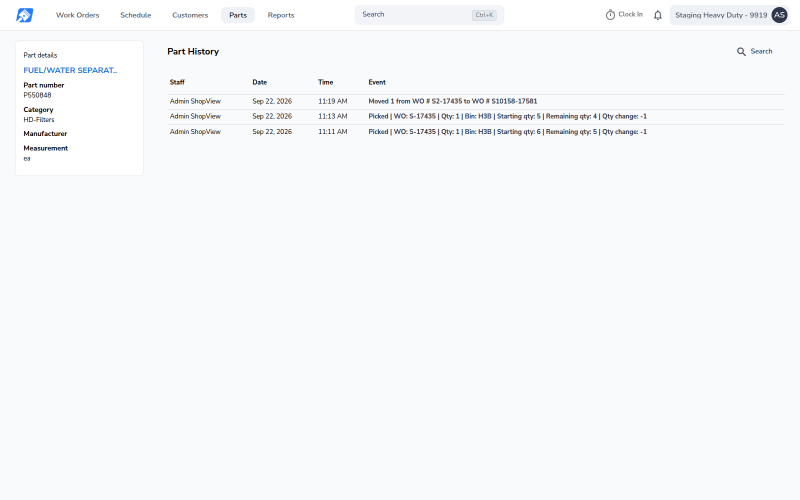
#> input picture build/sv10158-split-part-history-2026-09-22/ev/H1-move-history.png, 1600 x 1000 px, given in place of Q2-history-after.png, which was not available (shown at 1/2 size)
$ python ex1.py
#> lines starting #> are read from the running program, lines starting #| are printed output that depends on the picture; pictures that were not available may be replaced by others from this repository, and a replacement may not be noted
from PIL import Image, ImageDraw, ImageFont
F="/usr/share/fonts/truetype/dejavu/DejaVuSans.ttf"; FB="/usr/share/fonts/truetype/dejavu/DejaVuSans-Bold.ttf"
def f(s,b=False): return ImageFont.truetype(FB if b else F, s)
RED=(190,30,30); GRN=(20,135,60)
W=1760

# (file, crop, event-col x in ORIGINAL px, row1 y-range in ORIGINAL px)
PANELS=[
 ("/tmp/sv10158/Q2-history-after.png",(460,150,2380,272),1556,(190,246),RED,
  "BEFORE  —  PRODUCTION  (build v26.36.9-8d1613f)",
  "part 1238213 · picked onto work order S2-811, then that line was split onto a new work order",
  "Part History still shows only the pick — nothing records that the part changed work order."),
 ("/tmp/sv10158/B3-history-after.png",(420,150,2180,392),958,(190,220),GRN,
  "AFTER  —  FIX BRANCH sv10158  (build v26.36.9-58de7bb)",
  "part MD668D · picked onto work order S2-17435, then that line was split onto a new work order",
  "A new entry appears at the top:  “Moved 2 from WO # S2-17435 to WO # S10158-17581”"),
]

img=Image.new("RGB",(W,1400),"white"); d=ImageDraw.Draw(img); y=14
#> after `img = Image.new('RGB', (W, 1400), 'white')`: img: PIL image 1760x1400 RGB; every value is 255
d.text((0,y),"SV-10158  —  split a work order, then look at the part's history",font=f(33,True),fill=(15,15,15)); y+=45
d.text((0,y),"Same action on both builds: a line carrying a picked inventory part is split onto a new work order, then the part's Part History is opened.",font=f(18),fill=(90,90,90)); y+=25
d.text((0,y),"Captured 22 September 2026. Each build has its own data, so the part and the work-order numbers differ; the action is identical.",font=f(18),fill=(90,90,90)); y+=42

for path,crop,ex,(ry0,ry1),col,title,sub,verdict in PANELS:
    im=Image.open(path).crop(crop); s=W/im.size[0]
#> after `im = Image.open(path).crop(crop)`:
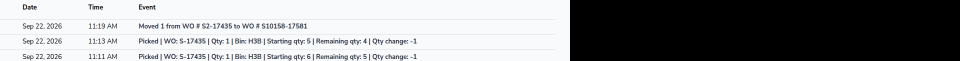
#> im: PIL image 1920x122 RGB (shown at 1/2 size); mean R, G, B 141.5, 142.2, 143.2
#> after `s = W / im.size[0]`: s = 0.917
    im=im.resize((W,int(im.size[1]*s)),Image.LANCZOS)
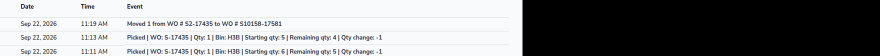
#> im: PIL image 1760x111 RGB (shown at 1/2 size); mean R, G, B 141.4, 142.1, 143.1
    d.text((0,y),title,font=f(23,True),fill=col); y+=30
    d.text((0,y),sub,font=f(18),fill=(70,70,70)); y+=26
    d.text((0,y),"▶  "+verdict,font=f(20,True),fill=col); y+=31
    img.paste(im,(0,y)); d.rectangle([0,y,W-1,y+im.size[1]-1],outline=(205,205,205),width=1)
#> after `img.paste(im, (0, y))`:
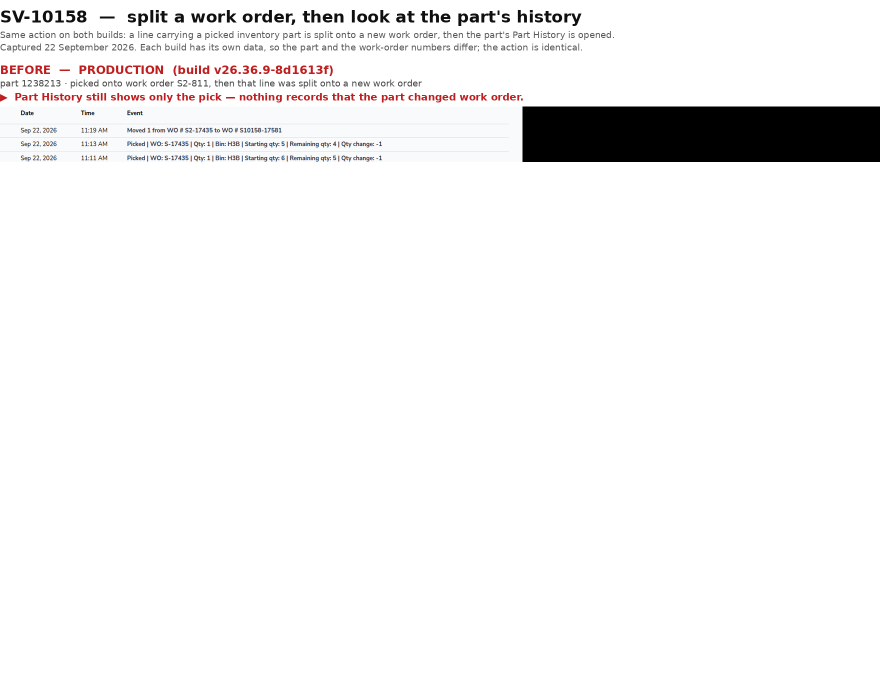
#> img: PIL image 1760x1400 RGB (shown at 1/2 size); mean R, G, B 243.8, 243.2, 243.3
    bx0=int((ex-crop[0])*s)-10; bx1=W-12
#> after `bx0 = int((ex - crop[0]) * s) - 10`: bx0 = 994
    by0=y+int((ry0-crop[1])*s); by1=y+int((ry1-crop[1])*s)
#> after `by0 = y + int((ry0 - crop[1]) * s)`: by0 = 249
#> after `by1 = y + int((ry1 - crop[1]) * s)`: by1 = 301
    d.rectangle([bx0,by0,bx1,by1],outline=col,width=4)
    y+=im.size[1]+38
#> y = 362
#> pass 2 of the loop `for path,crop,ex,(ry0,ry1),col,title,sub,verdict in PANELS:`:
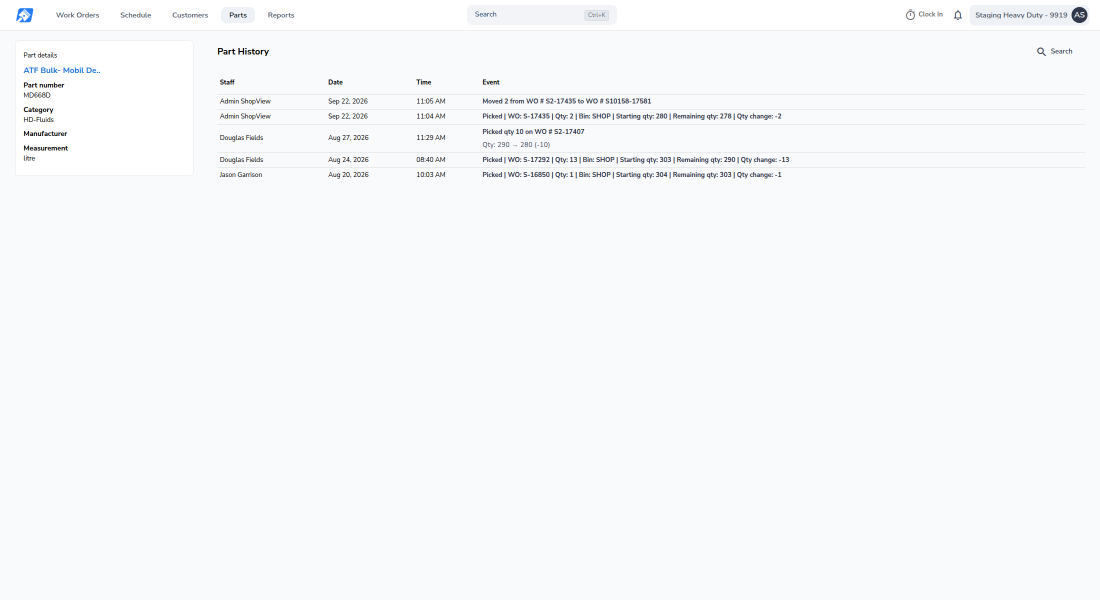
#> input picture build/sv10158-split-part-history-2026-09-22/ev/B3-history-after.png, 2200 x 1200 px, found by its file name (shown at 1/2 size)
#> `im = Image.open(path).crop(crop)`:
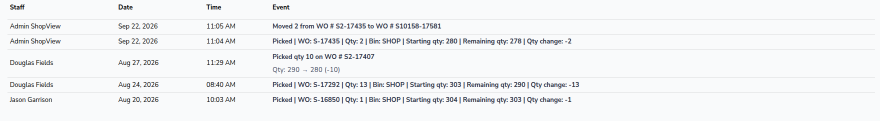
#> im: PIL image 1760x242 RGB (shown at 1/2 size); mean R, G, B 242.2, 243.3, 244.7
#> `img.paste(im, (0, y))`:
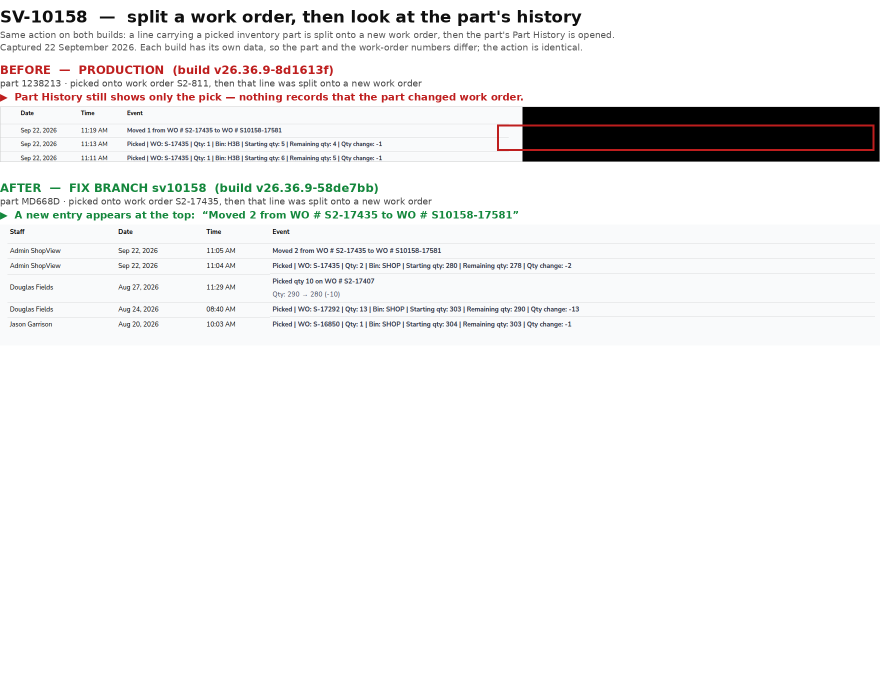
#> img: PIL image 1760x1400 RGB (shown at 1/2 size); mean R, G, B 240.9, 240.5, 240.5

img.crop((0,0,W,y-10)).save("/tmp/sv10158/EX1-before-after.png")
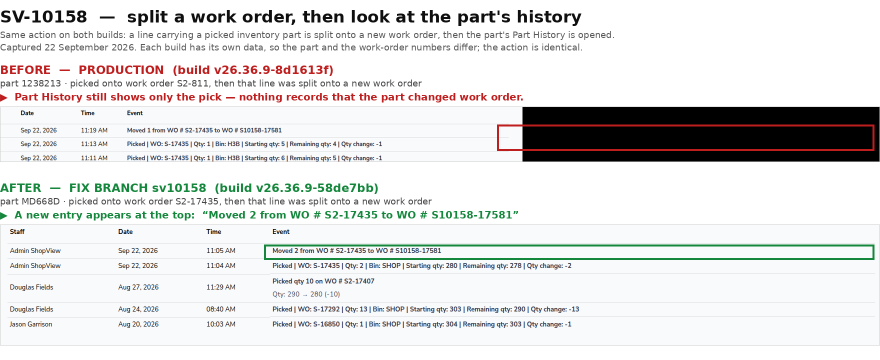
#> saved as EX1-before-after.png: PIL image 1760x719 RGB (shown at 1/2 size); mean R, G, B 225.6, 225.8, 225.2
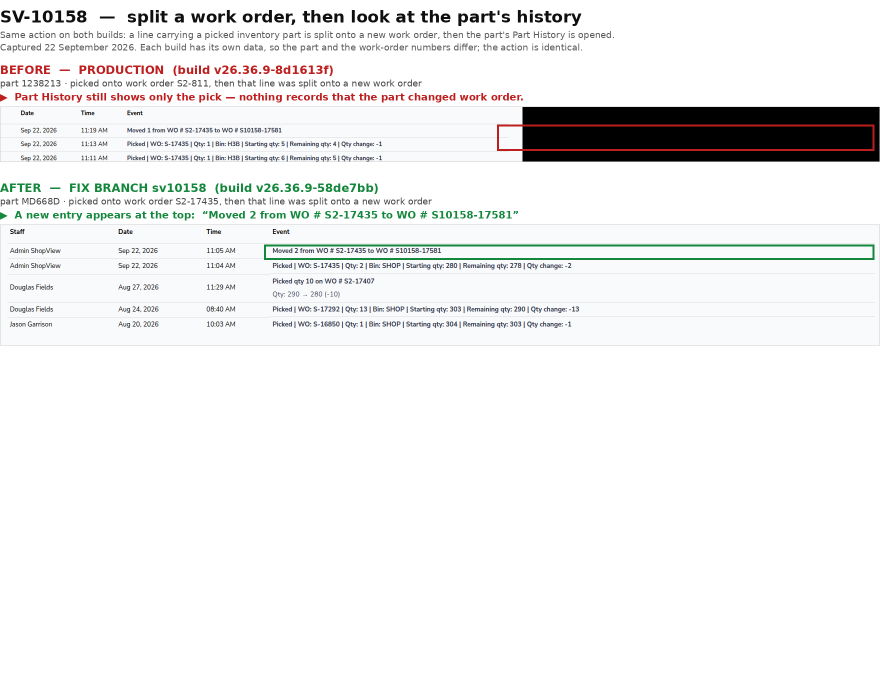
#> img: PIL image 1760x1400 RGB (shown at 1/2 size); mean R, G, B 239.9, 240, 239.7
print("EX1",Image.open("/tmp/sv10158/EX1-before-after.png").size)
